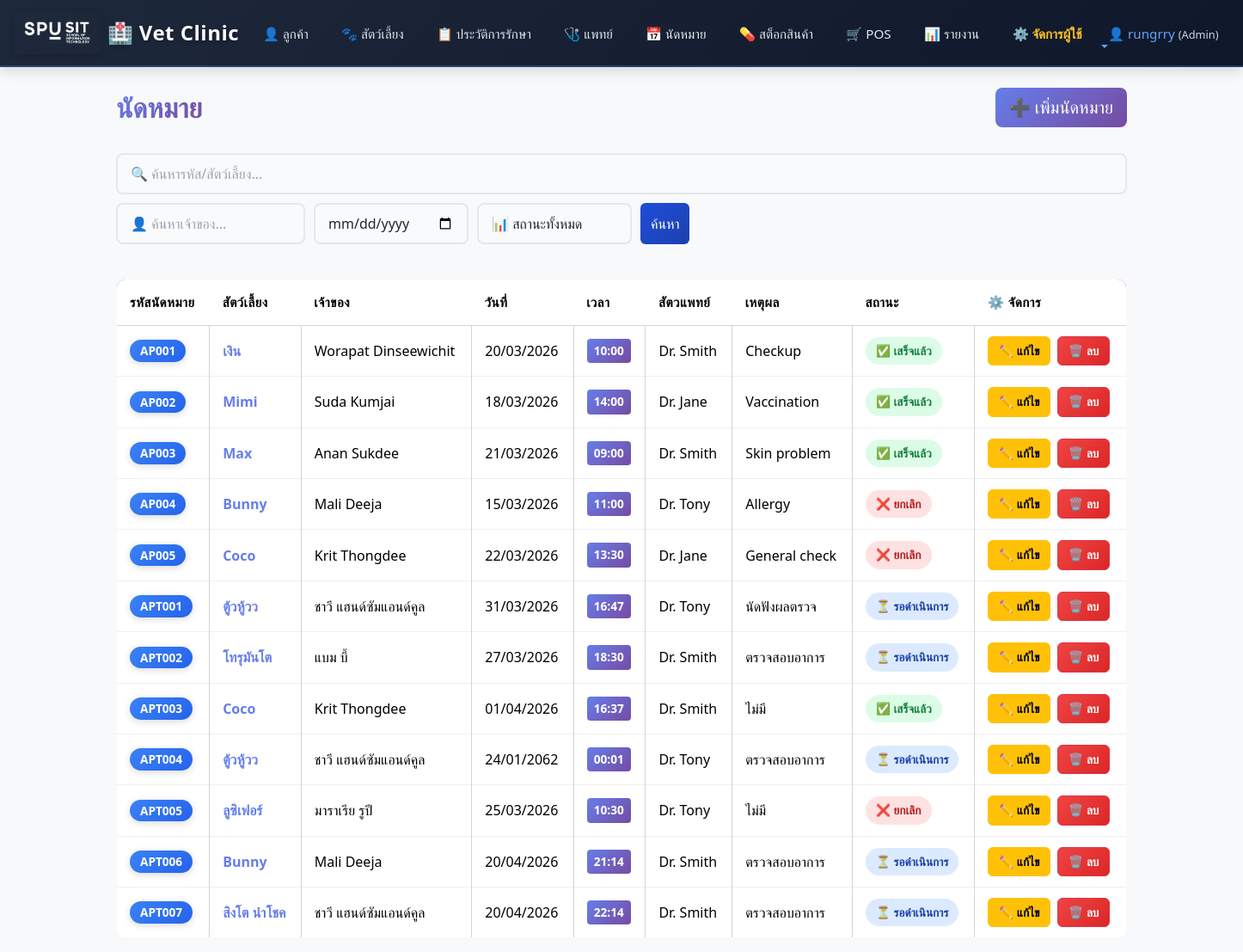
Screenshot of /appointments/ (signed in) with the database file from the repository.
### myapp/models.py (models this page shows)
class Appointments(models.Model):
    appointment_id = models.CharField(primary_key=True, max_length=6)
    pet = models.ForeignKey('Pets', models.DO_NOTHING)
    vet = models.ForeignKey('Veterinarians', models.DO_NOTHING)
    status = models.ForeignKey(AppointmentStatus, models.DO_NOTHING)
    appointment_date = models.DateField(blank=True, null=True)
    appointment_time = models.TimeField(blank=True, null=True)
    reason = models.CharField(max_length=255, blank=True, null=True)
    class Meta:
        managed = True
        db_table = 'Appointments'

class Pets(models.Model):
    pet_id = models.CharField(primary_key=True, max_length=6)
    owner = models.ForeignKey(Owners, models.DO_NOTHING)
    species = models.ForeignKey('Species', models.DO_NOTHING)
    pet_name = models.CharField(max_length=50)
    breed = models.CharField(max_length=50, blank=True, null=True)
    gender = models.CharField(max_length=10, blank=True, null=True)
    birth_date = models.DateField(blank=True, null=True)
    weight = models.DecimalField(max_digits=6, decimal_places=2, blank=True, null=True)
    class Meta:
        managed = True
        db_table = 'Pets'

class Owners(models.Model):
    owner_id = models.CharField(primary_key=True, max_length=6)
    first_name = models.CharField(max_length=50)
    last_name = models.CharField(max_length=50)
    phone = models.CharField(max_length=20, blank=False, null=False)
    email = models.CharField(max_length=100, blank=True, null=True)
    address = models.CharField(max_length=255, blank=True, null=True)
    class Meta:
        managed = True
        db_table = 'Owners'

class Veterinarians(models.Model):
    vet_id = models.CharField(primary_key=True, max_length=6)
    vet_name = models.CharField(max_length=100)
    specialization = models.CharField(max_length=100, blank=True, null=True)
    phone = models.CharField(max_length=15, blank=True, null=True)
    class Meta:
        managed = True
        db_table = 'Veterinarians'

### myapp/views.py (the view, shortened to what this page needs)
# urls.py: path('appointments/', views.appointment_list, name='appointment_list'),
@login_required
def appointment_list(request):
    q = request.GET.get('q')
    owner_q = request.GET.get('owner')
    status_q = request.GET.get('status')
    date_q = request.GET.get('date')
    appointments = Appointments.objects.select_related('pet', 'pet__owner', 'vet', 'status')
    if owner_q:
        appointments = appointments.filter(
            Q(pet__owner__first_name__icontains=owner_q) |
            Q(pet__owner__last_name__icontains=owner_q)
        )
    if status_q:
        appointments = appointments.filter(status__status_name=status_q)
    if date_q:
        appointments = appointments.filter(appointment_date=date_q)
    all_statuses = AppointmentStatus.objects.all()
    return render(request, 'appointments.html', {
        'appointments': appointments,
        'q': q,
        'owner': owner_q,
        'status': status_q,
        'date': date_q,
        'all_statuses': all_statuses
    })

### myapp/context_processors.py (called while the page is built, shortened)
def user_role(request):
    role = None
    if request.user.is_authenticated:
        if request.user.is_superuser:
            role = 'admin'
    return {'user_role': role}

### myapp/templates/appointments.html (shortened to what this page needs)
{% extends 'base.html' %}
{% block content %}
<div class="page-header">
  <h2>นัดหมาย</h2>
  <a href="{% url 'add_appointment' %}" class="btn btn-add btn-lg">➕ เพิ่มนัดหมาย</a>
</div>
<form method="get" class="search-bar">
  <div style="display: flex; gap: 10px; width: 100%; flex-wrap: wrap;">
    <input type="text" name="q" value="{{ q|default:'' }}" class="form-control" placeholder="🔍 ค้นหารหัส/สัตว์เลี้ยง...">
    <input type="text" name="owner" value="{{ owner|default:'' }}" class="form-control" placeholder="👤 ค้นหาเจ้าของ..." style="flex: 0 1 220px;">
    <input type="date" name="date" value="{{ date|default:'' }}" class="form-control" placeholder="📅 วันที่..." style="flex: 0 1 180px;">
    <select name="status" class="form-control" style="flex: 0 1 180px;">
      <option value="">📊 สถานะทั้งหมด</option>
    </select>
    <button type="submit" class="btn btn-primary">ค้นหา</button>
  </div>
</form>
<div class="table-responsive">
  <table class="table table-hover table-bordered">
    <thead>
      <tr>
        <th>รหัสนัดหมาย</th>
        <th>สัตว์เลี้ยง</th>
        <th>เจ้าของ</th>
        <th>วันที่</th>
        <th>เวลา</th>
        <th>สัตวแพทย์</th>
        <th>เหตุผล</th>
        <th>สถานะ</th>
        <th>⚙️ จัดการ</th>
      </tr>
    </thead>
    <tbody>
      {% for app in appointments %}
      <tr class="appointment-row">
        <td><span class="badge bg-info">{{ app.appointment_id }}</span></td>
        <td><strong style="color: #667eea;">{{ app.pet.pet_name }}</strong></td>
        <td>{{ app.pet.owner.first_name }} {{ app.pet.owner.last_name }}</td>
        <td>{{ app.appointment_date|date:"d/m/Y" }}</td>
        <td><span class="time-badge">{{ app.appointment_time|time:"H:i" }}</span></td>
        <td>{{ app.vet.vet_name|default:"ไม่มี" }}</td>
        <td>{{ app.reason|truncatewords:5|default:"ไม่มี" }}</td>
        <td>
          <span class="status-badge status-{{ app.status.status_name|lower|slugify }}">
            {% if app.status.status_name == 'Scheduled' %}⏳ รอดำเนินการ
            {% elif app.status.status_name == 'Completed' %}✅ เสร็จแล้ว
            {% else %}❌ ยกเลิก{% endif %}
          </span>
        </td>
        <td>
          <div style="display: flex; gap: 8px; flex-wrap: wrap;">
            <a href="{% url 'edit_appointment' app.appointment_id %}" class="btn btn-sm btn-warning">✏️ แก้ไข</a>
            {% if user_role != 'user' %}
            <a href="javascript:void(0)" onclick="confirmDelete('{% url 'delete_appointment' app.appointment_id %}')" class="btn btn-sm btn-danger">🗑️ ลบ</a>
            {% endif %}
          </div>
        </td>
      </tr>
      {% endfor %}
    </tbody>
  </table>
</div>
{% endblock %}

### myapp/templates/base.html (shortened to what this page needs)
<!DOCTYPE html>
<html>
<head>
    {% load static %}
    <link href="https://cdn.jsdelivr.net/npm/bootstrap@5.3.2/dist/css/bootstrap.min.css" rel="stylesheet">
    <link rel="stylesheet" href="{% static 'css/style.css' %}">
</head>
<body class="bg-light">
<nav class="navbar navbar-expand-lg navbar-dark" style="background: linear-gradient(135deg, #1e293b 0%, #0f172a 100%); border-bottom: 2px solid rgba(59, 130, 246, 0.3); box-shadow: 0 4px 15px rgba(0, 0, 0, 0.15);">
<div class="container">
<a class="navbar-brand" href="/">
    <img src="/media/Logo%20SPU%20SIT_White.png" alt="True Friend Vet Clinic Logo">
    <span>🏥 Vet Clinic</span>
</a>
<div class="collapse navbar-collapse" id="mainNav">
<ul class="navbar-nav me-auto mb-2 mb-lg-0">
<li class="nav-item"><a class="nav-link" href="/owners">👤 ลูกค้า</a></li>
<li class="nav-item"><a class="nav-link" href="/pets">🐾 สัตว์เลี้ยง</a></li>
<li class="nav-item"><a class="nav-link" href="/medical_records">📋 ประวัติการรักษา</a></li>
<li class="nav-item"><a class="nav-link" href="/vets">🩺 แพทย์</a></li>
<li class="nav-item"><a class="nav-link" href="/appointments">📅 นัดหมาย</a></li>
<li class="nav-item"><a class="nav-link" href="/medicines">💊 สต็อกสินค้า</a></li>
<li class="nav-item"><a class="nav-link" href="/pos">🛒 POS</a></li>
<li class="nav-item"><a class="nav-link" href="/reports">📊 รายงาน</a></li>
{% if user.is_superuser or user.is_staff %}
<li class="nav-item"><a class="nav-link" href="{% url 'user_list' %}" style="color: #fbbf24 !important; font-weight: bold;">⚙️ จัดการผู้ใช้</a></li>
{% endif %}
</ul>
<ul class="navbar-nav ms-auto">
<li class="nav-item dropdown">
<a class="nav-link dropdown-toggle" href="#" id="userDropdown" role="button" data-bs-toggle="dropdown" aria-expanded="false" style="color: #60a5fa !important;">
👤 {{ user.username }}
{% if user_role %}
  <span style="font-size:0.8rem; color: #cbd5e1;">({{ user_role|title }})</span>
{% endif %}
</a>
</li>
</ul>
</div>
</div>
</nav>
<div class="container mt-4">
{% block content %}
{% endblock %}
</div>
</body>
</html>

### myapp/static/css/style.css (style rules this page uses)
body { background: #f5f7fb; color: #1f2937; }
.card, .table { border-radius: 0.65rem; }
.btn-primary { background-color: #2b6cb0; border-color: #2b6cb0; }
.table thead { background: #2b6cb0; color: #fff; }
.navbar-nav .nav-link { color: #e2e8f0 !important; margin-right: 0.4rem; }
.navbar-brand { color: #f8fafc !important; font-weight: 700; letter-spacing: 0.4px; }
.btn-primary { background-color: #1d4ed8; border-color: #1d4ed8; }
body { animation: fadeInBody 0.5s ease-in-out; }
.btn { transition: all 0.3s cubic-bezier(0.34, 1.56, 0.64, 1); position: relative; overflow: hidden; }
.btn::before { content: ''; position: absolute; top: 50%; left: 50%; width: 0; height: 0; border-radius: 50%; background: rgba(255, 255, 255, 0.3); transform: translate(-50%, -50%); transition: width 0.6s, height 0.6s; pointer-events: none; }
.btn-primary { background: linear-gradient(135deg, #1d4ed8, #1e40af) !important; border: none; }
.btn-danger { background: linear-gradient(135deg, #ef4444, #dc2626) !important; }
.form-control, .form-select { transition: all 0.3s ease; border: 2px solid #e5e7eb; background-color: #fafbfc; }
.form-control::placeholder { color: #9ca3af; font-weight: 500; }
a { transition: all 0.2s ease; }
.table { transition: all 0.3s ease; }
.table tbody tr { transition: all 0.2s ease; border-bottom: 1px solid #f0f0f0; }
.badge { transition: all 0.3s ease; padding: 0.5rem 0.75rem; font-weight: 600; box-shadow: 0 2px 8px rgba(0, 0, 0, 0.1); }
.navbar { background: linear-gradient(135deg, #1e293b, #0f172a) !important; box-shadow: 0 4px 15px rgba(0, 0, 0, 0.1); animation: slideInNavbar 0.5s ease-out; }
.navbar-nav .nav-link { transition: all 0.3s ease !important; position: relative; padding-bottom: 5px !important; }
.navbar-nav .nav-link::after { content: ''; position: absolute; bottom: 0; left: 0; width: 0; height: 2px; background: linear-gradient(90deg, #3b82f6, #60a5fa); transition: width 0.3s ease; }
h2, h3, h4 { color: #1f2937; font-weight: 700; margin-bottom: 15px; }
.table { margin-top: 20px; border-radius: 0.65rem; overflow: hidden; }
.table thead { background: linear-gradient(135deg, #667eea 0%, #764ba2 100%); color: white; font-weight: 600; }
.table thead th { border: none; padding: 15px; font-size: 0.95rem; text-transform: uppercase; letter-spacing: 0.5px; }
.table tbody td { vertical-align: middle; padding: 12px 15px; border-color: #e5e7eb; }
.table tbody tr { transition: all 0.2s ease; }
.table tbody tr:nth-child(odd) { background-color: #fafbff; }
.table.table-bordered { border: 1px solid #d1d5db; }
.table.table-bordered td, .table.table-bordered th { border-color: #d1d5db; }
.badge { padding: 6px 12px; font-weight: 600; border-radius: 50px; font-size: 0.85rem; box-shadow: 0 2px 8px rgba(0, 0, 0, 0.15); }
.badge.bg-info { background: linear-gradient(135deg, #3b82f6, #2563eb) !important; }
.btn-sm { padding: 6px 12px; font-size: 0.85rem; border-radius: 6px; font-weight: 600; transition: all 0.2s ease; }
.form-control, .form-select { border: 2px solid #e5e7eb; border-radius: 8px; padding: 10px 15px; font-size: 1rem; transition: all 0.3s ease; background-color: #f9fafb; }
.form-control::placeholder { color: #9ca3af; }

### myapp/templates/base.html (style rules this page uses)
.navbar-brand { display: inline-flex; align-items: center; gap: 0.5rem; font-size: 1.5rem; font-weight: 700; letter-spacing: 0.5px; text-shadow: 0 2px 4px rgba(0, 0, 0, 0.3); animation: glow 2s ease-in-out infinite; }
.navbar-brand img { max-height: 50px; width: auto; border-radius: 0.35rem; box-shadow: 0 2px 8px rgba(0, 0, 0, 0.2); }
.container { max-width: 1200px; }
.navbar .container { max-width: 100%; width: 100%; padding-left: 1rem; padding-right: 1rem; }
.navbar-nav { gap: 0.5rem; }
.nav-link { white-space: nowrap; font-size: 0.95rem; padding: 0.5rem 0.75rem !important; }

### rows the page displays
Appointments: appointment_id "AP001", pet.pet_name "เงิน", pet.owner.first_name "Worapat", pet.owner.last_name "Dinseewichit", appointment_date "20/03/2026", appointment_time "10:00", vet.vet_name "Dr. Smith", reason "Checkup", status_id "✅ เสร็จแล้ว"
Appointments: appointment_id "AP002", pet.pet_name "Mimi", pet.owner.first_name "Suda", pet.owner.last_name "Kumjai", appointment_date "18/03/2026", appointment_time "14:00", vet.vet_name "Dr. Jane", reason "Vaccination", status_id "✅ เสร็จแล้ว"
Appointments: appointment_id "AP003", pet.pet_name "Max", pet.owner.first_name "Anan", pet.owner.last_name "Sukdee", appointment_date "21/03/2026", appointment_time "09:00", vet.vet_name "Dr. Smith", reason "Skin problem", status_id "✅ เสร็จแล้ว"
Appointments: appointment_id "AP004", pet.pet_name "Bunny", pet.owner.first_name "Mali", pet.owner.last_name "Deeja", appointment_date "15/03/2026", appointment_time "11:00", vet.vet_name "Dr. Tony", reason "Allergy", status_id "❌ ยกเลิก"
Appointments: appointment_id "AP005", pet.pet_name "Coco", pet.owner.first_name "Krit", pet.owner.last_name "Thongdee", appointment_date "22/03/2026", appointment_time "13:30", vet.vet_name "Dr. Jane", reason "General check", status_id "❌ ยกเลิก"
Appointments: appointment_id "APT001", pet.pet_name "ตู้วหู้วว", pet.owner.first_name "ชาวี", pet.owner.last_name "แฮนด์ซัมแอนด์คูล", appointment_date "31/03/2026", appointment_time "16:47", vet.vet_name "Dr. Tony", reason "นัดฟังผลตรวจ", status_id "⏳ รอดำเนินการ"
Appointments: appointment_id "APT002", pet.pet_name "โทรุมันโต", pet.owner.first_name "แบม", pet.owner.last_name "บี้", appointment_date "27/03/2026", appointment_time "18:30", vet.vet_name "Dr. Smith", reason "ตรวจสอบอาการ", status_id "⏳ รอดำเนินการ"
Appointments: appointment_id "APT003", pet.pet_name "Coco", pet.owner.first_name "Krit", pet.owner.last_name "Thongdee", appointment_date "01/04/2026", appointment_time "16:37", vet.vet_name "Dr. Smith", reason "ไม่มี", status_id "✅ เสร็จแล้ว"
Appointments: appointment_id "APT004", pet.pet_name "ตู้วหู้วว", pet.owner.first_name "ชาวี", pet.owner.last_name "แฮนด์ซัมแอนด์คูล", appointment_date "24/01/2062", appointment_time "00:01", vet.vet_name "Dr. Tony", reason "ตรวจสอบอาการ", status_id "⏳ รอดำเนินการ"
Appointments: appointment_id "APT005", pet.pet_name "ลูซิเฟอร์", pet.owner.first_name "มาราเรีย", pet.owner.last_name "รูปี", appointment_date "25/03/2026", appointment_time "10:30", vet.vet_name "Dr. Tony", reason "ไม่มี", status_id "❌ ยกเลิก"
Appointments: appointment_id "APT006", pet.pet_name "Bunny", pet.owner.first_name "Mali", pet.owner.last_name "Deeja", appointment_date "20/04/2026", appointment_time "21:14", vet.vet_name "Dr. Smith", reason "ตรวจสอบอาการ", status_id "⏳ รอดำเนินการ"
Appointments: appointment_id "APT007", pet.pet_name "สิงโต นำโชค", pet.owner.first_name "ชาวี", pet.owner.last_name "แฮนด์ซัมแอนด์คูล", appointment_date "20/04/2026", appointment_time "22:14", vet.vet_name "Dr. Smith", reason "ตรวจสอบอาการ", status_id "⏳ รอดำเนินการ"

### other values shown
{{ user.username }} "rungrry"
{{ user_role|title }} "Admin"
